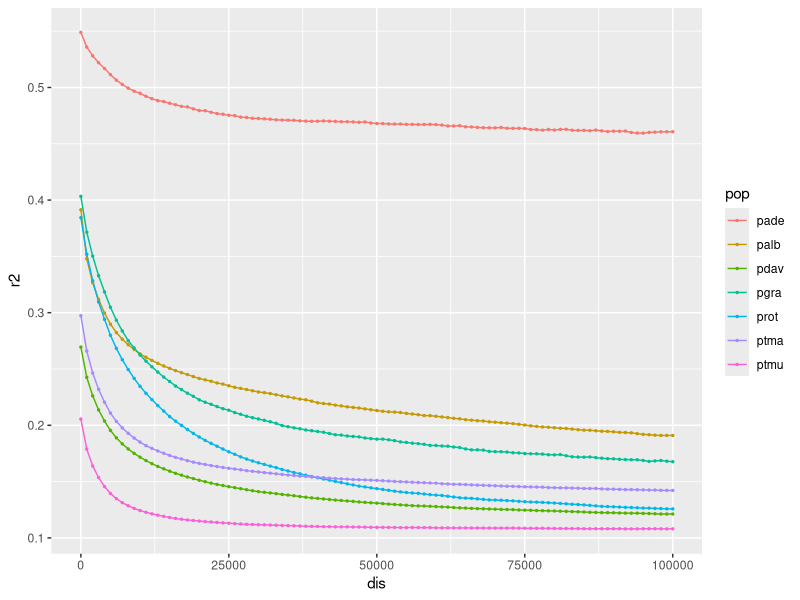

Reproduce this figure in R.
library(ggplot2)
file=read.table("05.merge.pl.txt",header=T)
pdf("ld_decay_all.pdf")
head(file)
data_summary <- function(data, varname, groupnames){
  require(plyr)
  summary_func <- function(x, col){
    c(mean = mean(x[[col]], na.rm=TRUE),
      sd = sd(x[[col]], na.rm=TRUE))
  }
  data_sum<-ddply(data, groupnames, .fun=summary_func,
                  varname)
  data_sum <- rename(data_sum, c("mean" = varname))
  return(data_sum)
}

df2 <- data_summary(file, varname="r2", 
                    groupnames=c("pop", "dis"))
# Convert dose to a factor variable
df2$dis=as.factor(df2$dis)
head(df2)




ggplot(file,aes(dis,r2,color=pop))+geom_line()+geom_point(size=0.5)
dev.off()
